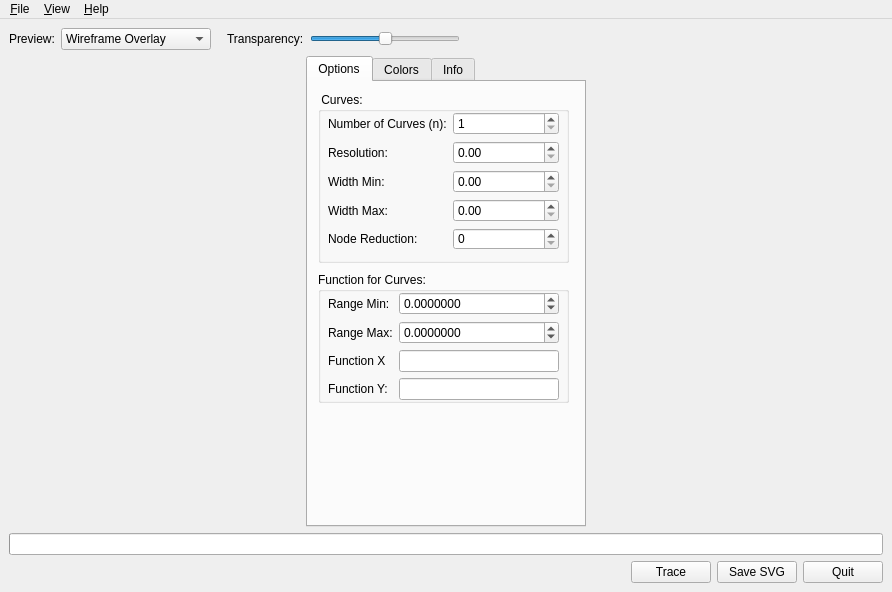
<?xml version="1.0" encoding="UTF-8"?>
<ui version="4.0">
 <class>MainWindow</class>
 <widget class="QMainWindow" name="MainWindow">
  <property name="geometry">
   <rect>
    <x>0</x>
    <y>0</y>
    <width>892</width>
    <height>592</height>
   </rect>
  </property>
  <property name="windowTitle">
   <string>ZebraTRACE</string>
  </property>
  <property name="windowIcon">
   <iconset resource="mainwindow_rc.qrc">
    <normaloff>:/image/images/zebra.png</normaloff>:/image/images/zebra.png</iconset>
  </property>
  <widget class="QWidget" name="centralwidget">
   <layout class="QVBoxLayout" name="verticalLayout">
    <property name="margin">
     <number>9</number>
    </property>
    <item>
     <widget class="QFrame" name="topPanel">
      <property name="enabled">
       <bool>true</bool>
      </property>
      <property name="frameShape">
       <enum>QFrame::NoFrame</enum>
      </property>
      <property name="frameShadow">
       <enum>QFrame::Raised</enum>
      </property>
      <layout class="QHBoxLayout" name="horizontalLayout_3">
       <property name="margin">
        <number>0</number>
       </property>
       <item>
        <widget class="QLabel" name="labelPreview">
         <property name="text">
          <string>Preview:</string>
         </property>
        </widget>
       </item>
       <item>
        <widget class="QComboBox" name="PreviewMode">
         <property name="minimumSize">
          <size>
           <width>150</width>
           <height>0</height>
          </size>
         </property>
         <property name="currentIndex">
          <number>1</number>
         </property>
         <item>
          <property name="text">
           <string>Large Preview</string>
          </property>
         </item>
         <item>
          <property name="text">
           <string>Wireframe Overlay</string>
          </property>
         </item>
        </widget>
       </item>
       <item>
        <spacer name="horizontalSpacer_3">
         <property name="orientation">
          <enum>Qt::Horizontal</enum>
         </property>
         <property name="sizeType">
          <enum>QSizePolicy::Minimum</enum>
         </property>
         <property name="sizeHint" stdset="0">
          <size>
           <width>10</width>
           <height>20</height>
          </size>
         </property>
        </spacer>
       </item>
       <item>
        <widget class="QLabel" name="labelTransparency">
         <property name="text">
          <string>Transparency:</string>
         </property>
        </widget>
       </item>
       <item>
        <widget class="QSlider" name="SliderTransparency">
         <property name="sizePolicy">
          <sizepolicy hsizetype="Expanding" vsizetype="Fixed">
           <horstretch>0</horstretch>
           <verstretch>0</verstretch>
          </sizepolicy>
         </property>
         <property name="minimumSize">
          <size>
           <width>150</width>
           <height>0</height>
          </size>
         </property>
         <property name="maximumSize">
          <size>
           <width>200</width>
           <height>16777215</height>
          </size>
         </property>
         <property name="maximum">
          <number>255</number>
         </property>
         <property name="value">
          <number>128</number>
         </property>
         <property name="orientation">
          <enum>Qt::Horizontal</enum>
         </property>
         <property name="invertedAppearance">
          <bool>false</bool>
         </property>
         <property name="invertedControls">
          <bool>false</bool>
         </property>
        </widget>
       </item>
       <item>
        <spacer name="horizontalSpacer">
         <property name="orientation">
          <enum>Qt::Horizontal</enum>
         </property>
         <property name="sizeType">
          <enum>QSizePolicy::Expanding</enum>
         </property>
         <property name="sizeHint" stdset="0">
          <size>
           <width>5</width>
           <height>20</height>
          </size>
         </property>
        </spacer>
       </item>
       <item>
        <spacer name="horizontalSpacer_2">
         <property name="orientation">
          <enum>Qt::Horizontal</enum>
         </property>
         <property name="sizeType">
          <enum>QSizePolicy::Fixed</enum>
         </property>
         <property name="sizeHint" stdset="0">
          <size>
           <width>289</width>
           <height>20</height>
          </size>
         </property>
        </spacer>
       </item>
      </layout>
      <zorder>PreviewMode</zorder>
      <zorder>SliderTransparency</zorder>
      <zorder>horizontalSpacer_2</zorder>
      <zorder>labelPreview</zorder>
      <zorder>labelTransparency</zorder>
      <zorder>horizontalSpacer</zorder>
      <zorder>horizontalSpacer_3</zorder>
     </widget>
    </item>
    <item>
     <layout class="QHBoxLayout" name="horizontalLayout">
      <item>
       <layout class="QHBoxLayout" name="viewContainer"/>
      </item>
      <item>
       <widget class="QTabWidget" name="tabProperties">
        <property name="sizePolicy">
         <sizepolicy hsizetype="Fixed" vsizetype="Expanding">
          <horstretch>0</horstretch>
          <verstretch>0</verstretch>
         </sizepolicy>
        </property>
        <property name="minimumSize">
         <size>
          <width>280</width>
          <height>0</height>
         </size>
        </property>
        <property name="tabPosition">
         <enum>QTabWidget::North</enum>
        </property>
        <property name="currentIndex">
         <number>0</number>
        </property>
        <property name="elideMode">
         <enum>Qt::ElideMiddle</enum>
        </property>
        <widget class="QWidget" name="tabOptions">
         <attribute name="title">
          <string>Options</string>
         </attribute>
         <widget class="QGroupBox" name="groupBox_2">
          <property name="geometry">
           <rect>
            <x>10</x>
            <y>10</y>
            <width>251</width>
            <height>171</height>
           </rect>
          </property>
          <property name="title">
           <string> Curves:</string>
          </property>
          <widget class="QWidget" name="layoutWidget">
           <property name="geometry">
            <rect>
             <x>10</x>
             <y>20</y>
             <width>231</width>
             <height>138</height>
            </rect>
           </property>
           <layout class="QGridLayout" name="gridLayout">
            <item row="0" column="0">
             <widget class="QLabel" name="label">
              <property name="text">
               <string>Number of Curves (n):</string>
              </property>
             </widget>
            </item>
            <item row="0" column="1">
             <widget class="QSpinBox" name="numberCurves">
              <property name="minimum">
               <number>1</number>
              </property>
              <property name="maximum">
               <number>9999</number>
              </property>
              <property name="singleStep">
               <number>1</number>
              </property>
              <property name="value">
               <number>1</number>
              </property>
             </widget>
            </item>
            <item row="1" column="0">
             <widget class="QLabel" name="label_1">
              <property name="text">
               <string>Resolution:</string>
              </property>
             </widget>
            </item>
            <item row="1" column="1">
             <widget class="QDoubleSpinBox" name="curveResolution">
              <property name="singleStep">
               <double>0.010000000000000</double>
              </property>
              <property name="value">
               <double>0.000000000000000</double>
              </property>
             </widget>
            </item>
            <item row="2" column="0">
             <widget class="QLabel" name="label_2">
              <property name="text">
               <string>Width Min:</string>
              </property>
             </widget>
            </item>
            <item row="2" column="1">
             <widget class="QDoubleSpinBox" name="curveWidthMin">
              <property name="maximum">
               <double>1000.000000000000000</double>
              </property>
              <property name="singleStep">
               <double>0.100000000000000</double>
              </property>
              <property name="value">
               <double>0.000000000000000</double>
              </property>
             </widget>
            </item>
            <item row="3" column="0">
             <widget class="QLabel" name="label_3">
              <property name="text">
               <string>Width Max:</string>
              </property>
             </widget>
            </item>
            <item row="3" column="1">
             <widget class="QDoubleSpinBox" name="curveWidthMax">
              <property name="maximum">
               <double>1000.000000000000000</double>
              </property>
              <property name="singleStep">
               <double>0.100000000000000</double>
              </property>
              <property name="value">
               <double>0.000000000000000</double>
              </property>
             </widget>
            </item>
            <item row="4" column="0">
             <widget class="QLabel" name="label_8">
              <property name="text">
               <string>Node Reduction:</string>
              </property>
             </widget>
            </item>
            <item row="4" column="1">
             <widget class="QSpinBox" name="nodeReduction">
              <property name="minimum">
               <number>0</number>
              </property>
              <property name="maximum">
               <number>100</number>
              </property>
              <property name="singleStep">
               <number>1</number>
              </property>
              <property name="value">
               <number>0</number>
              </property>
             </widget>
            </item>
           </layout>
          </widget>
         </widget>
         <widget class="QGroupBox" name="groupBox_3">
          <property name="geometry">
           <rect>
            <x>10</x>
            <y>190</y>
            <width>251</width>
            <height>131</height>
           </rect>
          </property>
          <property name="title">
           <string>Function for Curves:</string>
          </property>
          <widget class="QWidget" name="layoutWidget">
           <property name="geometry">
            <rect>
             <x>10</x>
             <y>20</y>
             <width>231</width>
             <height>110</height>
            </rect>
           </property>
           <layout class="QGridLayout" name="gridLayout_2">
            <item row="0" column="0">
             <widget class="QLabel" name="label_4">
              <property name="text">
               <string>Range Min:</string>
              </property>
             </widget>
            </item>
            <item row="0" column="1">
             <widget class="QDoubleSpinBox" name="rangeMin">
              <property name="decimals">
               <number>7</number>
              </property>
              <property name="minimum">
               <double>-1000.000000000000000</double>
              </property>
              <property name="maximum">
               <double>1000.000000000000000</double>
              </property>
              <property name="singleStep">
               <double>0.100000000000000</double>
              </property>
              <property name="value">
               <double>0.000000000000000</double>
              </property>
             </widget>
            </item>
            <item row="1" column="0">
             <widget class="QLabel" name="label_5">
              <property name="text">
               <string>Range Max:</string>
              </property>
             </widget>
            </item>
            <item row="1" column="1">
             <widget class="QDoubleSpinBox" name="rangeMax">
              <property name="decimals">
               <number>7</number>
              </property>
              <property name="minimum">
               <double>-1000.000000000000000</double>
              </property>
              <property name="maximum">
               <double>1000.000000000000000</double>
              </property>
              <property name="singleStep">
               <double>0.100000000000000</double>
              </property>
              <property name="value">
               <double>0.000000000000000</double>
              </property>
             </widget>
            </item>
            <item row="2" column="0">
             <widget class="QLabel" name="label_6">
              <property name="text">
               <string>Function X</string>
              </property>
             </widget>
            </item>
            <item row="2" column="1">
             <widget class="QLineEdit" name="lineEditX">
              <property name="text">
               <string/>
              </property>
             </widget>
            </item>
            <item row="3" column="0">
             <widget class="QLabel" name="label_7">
              <property name="text">
               <string>Function Y:</string>
              </property>
             </widget>
            </item>
            <item row="3" column="1">
             <widget class="QLineEdit" name="lineEditY">
              <property name="text">
               <string/>
              </property>
             </widget>
            </item>
           </layout>
          </widget>
         </widget>
        </widget>
        <widget class="QWidget" name="tabColors">
         <property name="enabled">
          <bool>false</bool>
         </property>
         <attribute name="title">
          <string>Colors</string>
         </attribute>
        </widget>
        <widget class="QWidget" name="tabInfo">
         <property name="enabled">
          <bool>true</bool>
         </property>
         <attribute name="title">
          <string>Info</string>
         </attribute>
         <widget class="QGroupBox" name="groupBox">
          <property name="geometry">
           <rect>
            <x>10</x>
            <y>10</y>
            <width>251</width>
            <height>411</height>
           </rect>
          </property>
          <property name="title">
           <string>Trace Information</string>
          </property>
          <widget class="QPlainTextEdit" name="infoText">
           <property name="geometry">
            <rect>
             <x>10</x>
             <y>20</y>
             <width>231</width>
             <height>371</height>
            </rect>
           </property>
           <property name="plainText">
            <string/>
           </property>
           <property name="textInteractionFlags">
            <set>Qt::TextSelectableByKeyboard|Qt::TextSelectableByMouse</set>
           </property>
          </widget>
         </widget>
        </widget>
       </widget>
      </item>
     </layout>
    </item>
    <item>
     <widget class="QProgressBar" name="progressBar">
      <property name="value">
       <number>0</number>
      </property>
      <property name="textVisible">
       <bool>false</bool>
      </property>
     </widget>
    </item>
    <item>
     <widget class="QFrame" name="bottomPanel">
      <property name="frameShape">
       <enum>QFrame::NoFrame</enum>
      </property>
      <property name="frameShadow">
       <enum>QFrame::Raised</enum>
      </property>
      <layout class="QHBoxLayout" name="horizontalLayout_2">
       <property name="margin">
        <number>0</number>
       </property>
       <item>
        <widget class="QFrame" name="frame_2">
         <property name="sizePolicy">
          <sizepolicy hsizetype="Minimum" vsizetype="Minimum">
           <horstretch>0</horstretch>
           <verstretch>0</verstretch>
          </sizepolicy>
         </property>
         <property name="frameShape">
          <enum>QFrame::NoFrame</enum>
         </property>
         <property name="frameShadow">
          <enum>QFrame::Raised</enum>
         </property>
         <layout class="QHBoxLayout">
          <property name="sizeConstraint">
           <enum>QLayout::SetMinimumSize</enum>
          </property>
          <property name="margin">
           <number>0</number>
          </property>
          <item>
           <spacer name="horizontalSpacer_4">
            <property name="orientation">
             <enum>Qt::Horizontal</enum>
            </property>
            <property name="sizeHint" stdset="0">
             <size>
              <width>40</width>
              <height>20</height>
             </size>
            </property>
           </spacer>
          </item>
          <item>
           <widget class="QPushButton" name="buttonTrace">
            <property name="text">
             <string>Trace</string>
            </property>
            <property name="shortcut">
             <string>Return</string>
            </property>
            <property name="autoDefault">
             <bool>true</bool>
            </property>
            <property name="flat">
             <bool>false</bool>
            </property>
           </widget>
          </item>
          <item>
           <widget class="QPushButton" name="buttonSaveSVG">
            <property name="text">
             <string>Save SVG</string>
            </property>
           </widget>
          </item>
          <item>
           <widget class="QPushButton" name="buttonQuit">
            <property name="text">
             <string>Quit</string>
            </property>
           </widget>
          </item>
         </layout>
         <zorder>buttonSaveSVG</zorder>
         <zorder>buttonQuit</zorder>
         <zorder>buttonTrace</zorder>
        </widget>
       </item>
      </layout>
     </widget>
    </item>
   </layout>
   <zorder>progressBar</zorder>
   <zorder>bottomPanel</zorder>
   <zorder>topPanel</zorder>
  </widget>
  <widget class="QMenuBar" name="menubar">
   <property name="geometry">
    <rect>
     <x>0</x>
     <y>0</y>
     <width>892</width>
     <height>22</height>
    </rect>
   </property>
   <widget class="QMenu" name="menuFile">
    <property name="title">
     <string>&amp;File</string>
    </property>
    <addaction name="actionOpenBitmap"/>
    <addaction name="actionSaveSVG"/>
    <addaction name="separator"/>
    <addaction name="actionLoadPreset"/>
    <addaction name="actionSavePreset"/>
    <addaction name="separator"/>
    <addaction name="actionQuit"/>
   </widget>
   <widget class="QMenu" name="menuHelp">
    <property name="title">
     <string>&amp;Help</string>
    </property>
    <addaction name="actionAbout"/>
    <addaction name="actionAboutQt"/>
   </widget>
   <widget class="QMenu" name="menu_View">
    <property name="title">
     <string>&amp;View</string>
    </property>
    <addaction name="actionBackground"/>
    <addaction name="actionBorder"/>
   </widget>
   <addaction name="menuFile"/>
   <addaction name="menu_View"/>
   <addaction name="menuHelp"/>
  </widget>
  <action name="actionOpenBitmap">
   <property name="icon">
    <iconset>
     <normaloff/>
    </iconset>
   </property>
   <property name="text">
    <string>Open Bitmap...</string>
   </property>
   <property name="menuRole">
    <enum>QAction::NoRole</enum>
   </property>
  </action>
  <action name="actionSaveSVG">
   <property name="text">
    <string>Save SVG...</string>
   </property>
  </action>
  <action name="actionQuit">
   <property name="text">
    <string>Quit</string>
   </property>
   <property name="shortcut">
    <string>Ctrl+X</string>
   </property>
   <property name="menuRole">
    <enum>QAction::QuitRole</enum>
   </property>
  </action>
  <action name="actionAbout">
   <property name="text">
    <string>About...</string>
   </property>
   <property name="menuRole">
    <enum>QAction::AboutRole</enum>
   </property>
  </action>
  <action name="actionAboutQt">
   <property name="text">
    <string>About Qt</string>
   </property>
  </action>
  <action name="actionBackground">
   <property name="checkable">
    <bool>true</bool>
   </property>
   <property name="checked">
    <bool>true</bool>
   </property>
   <property name="text">
    <string>&amp;Background</string>
   </property>
  </action>
  <action name="actionBorder">
   <property name="checkable">
    <bool>true</bool>
   </property>
   <property name="checked">
    <bool>true</bool>
   </property>
   <property name="text">
    <string>Border &amp;Frame</string>
   </property>
  </action>
  <action name="actionLoadPreset">
   <property name="text">
    <string>Load Preset...</string>
   </property>
  </action>
  <action name="actionSavePreset">
   <property name="text">
    <string>Save Preset...</string>
   </property>
  </action>
 </widget>
 <tabstops>
  <tabstop>tabProperties</tabstop>
  <tabstop>numberCurves</tabstop>
  <tabstop>curveResolution</tabstop>
  <tabstop>curveWidthMin</tabstop>
  <tabstop>curveWidthMax</tabstop>
  <tabstop>nodeReduction</tabstop>
  <tabstop>rangeMin</tabstop>
  <tabstop>rangeMax</tabstop>
  <tabstop>lineEditX</tabstop>
  <tabstop>lineEditY</tabstop>
  <tabstop>buttonTrace</tabstop>
  <tabstop>buttonSaveSVG</tabstop>
  <tabstop>buttonQuit</tabstop>
  <tabstop>PreviewMode</tabstop>
  <tabstop>SliderTransparency</tabstop>
 </tabstops>
 <resources>
  <include location="mainwindow_rc.qrc"/>
 </resources>
 <connections/>
</ui>
